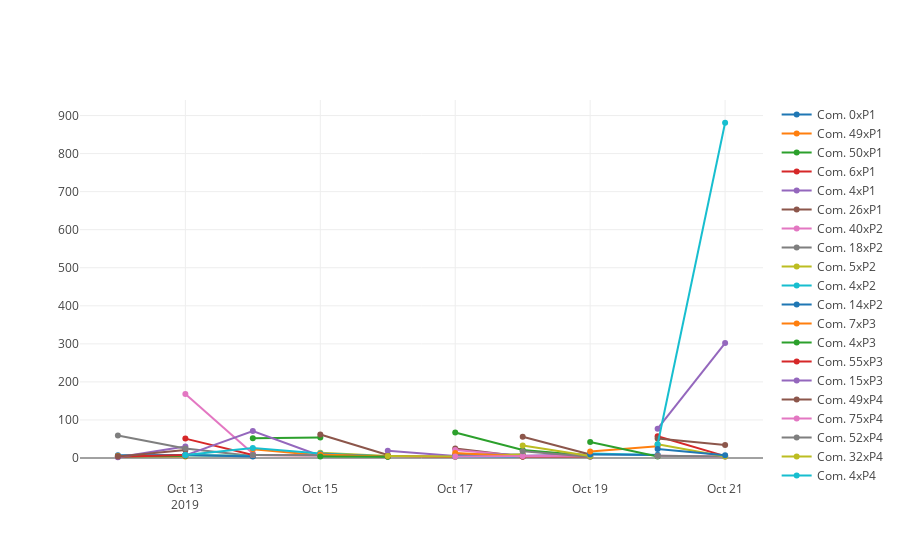

Notebook code for this chart:
### Markdown cell above
#### Population size

### Code cell
#configure_plotly_browser_state()
population_size(matches, output=None, inline=True)

### Figure 1 — Plotly figure (JSON) as saved in the notebook; plotly's stock layout.template omitted (floating-point values rounded to 4 significant figures)
{"data": [{"marker": {"size": 6}, "mode": "lines+markers", "name": "Com. 0xP1", "text": ["ID 0 on this period", "ID 0 on this period"], "textfont": {"family": "Raleway, sans-serif"}, "textposition": "top center", "type": "scatter", "uid": "2c980dbe-770b-42f0-801a-7381667d6f27", "x": ["2019-10-12", "2019-10-13"], "y": [7, 8]}, {"marker": {"size": 6}, "mode": "lines+markers", "name": "Com. 49xP1", "text": ["ID 10 on this period", "ID 49 on this period"], "textfont": {"family": "Raleway, sans-serif"}, "textposition": "top center", "type": "scatter", "uid": "04abf1c1-77f8-4fe1-b961-ef20d7df09e9", "x": ["2019-10-12", "2019-10-13"], "y": [5, 4]}, {"marker": {"size": 6}, "mode": "lines+markers", "name": "Com. 50xP1", "text": ["ID 13 on this period", "ID 50 on this period"], "textfont": {"family": "Raleway, sans-serif"}, "textposition": "top center", "type": "scatter", "uid": "49bff7ba-2448-4c81-b727-9d21026a6f9c", "x": ["2019-10-12", "2019-10-13"], "y": [4, 5]}, {"marker": {"size": 6}, "mode": "lines+markers", "name": "Com. 6xP1", "text": ["ID 19 on this period", "ID 6 on this period"], "textfont": {"family": "Raleway, sans-serif"}, "textposition": "top center", "type": "scatter", "uid": "7abf8c3b-f478-4bc7-a00c-b40b9ba807fc", "x": ["2019-10-12", "2019-10-13"], "y": [3, 8]}, {"marker": {"size": 6}, "mode": "lines+markers", "name": "Com. 4xP1", "text": ["ID 22 on this period", "ID 4 on this period"], "textfont": {"family": "Raleway, sans-serif"}, "textposition": "top center", "type": "scatter", "uid": "f5f5ce68-3a2a-4096-bddb-2a697d22a8d2", "x": ["2019-10-12", "2019-10-13"], "y": [2, 30]}, {"marker": {"size": 6}, "mode": "lines+markers", "name": "Com. 26xP1", "text": ["ID 29 on this period", "ID 26 on this period"], "textfont": {"family": "Raleway, sans-serif"}, "textposition": "top center", "type": "scatter", "uid": "7b750668-35e3-4cbc-99a4-913ca4b2e855", "x": ["2019-10-12", "2019-10-13"], "y": [4, 21]}, {"marker": {"size": 6}, "mode": "lines+markers", "name": "Com. 40xP2", "text": ["ID 1 on this period", "ID 40 on this period"], "textfont": {"family": "Raleway, sans-serif"}, "textposition": "top center", "type": "scatter", "uid": "b6b99bf5-c47f-469c-a1ef-4fb91343e458", "x": ["2019-10-13", "2019-10-14"], "y": [168, 12]}, {"marker": {"size": 6}, "mode": "lines+markers", "name": "Com. 18xP2", "text": ["ID 3 on this period", "ID 20 on this period", "ID 18 on this period"], "textfont": {"family": "Raleway, sans-serif"}, "textposition": "top center", "type": "scatter", "uid": "1062838a-cb4e-4ad5-89ec-30eb01bf823e", "x": ["2019-10-12", "2019-10-13", "2019-10-14"], "y": [59, 25, 5]}, {"marker": {"size": 6}, "mode": "lines+markers", "name": "Com. 5xP2", "text": ["ID 23 on this period", "ID 5 on this period"], "textfont": {"family": "Raleway, sans-serif"}, "textposition": "top center", "type": "scatter", "uid": "2ca3cec1-532d-4f6d-8052-53b778e9be42", "x": ["2019-10-13", "2019-10-14"], "y": [7, 5]}, {"marker": {"size": 6}, "mode": "lines+markers", "name": "Com. 4xP2", "text": ["ID 37 on this period", "ID 4 on this period"], "textfont": {"family": "Raleway, sans-serif"}, "textposition": "top center", "type": "scatter", "uid": "4fb32233-08d8-47eb-9e8e-27ad0c87f4ab", "x": ["2019-10-13", "2019-10-14"], "y": [7, 6]}, {"marker": {"size": 6}, "mode": "lines+markers", "name": "Com. 14xP2", "text": ["ID 70 on this period", "ID 14 on this period"], "textfont": {"family": "Raleway, sans-serif"}, "textposition": "top center", "type": "scatter", "uid": "15a46d2f-6767-499f-9a2f-10738cfc2206", "x": ["2019-10-13", "2019-10-14"], "y": [8, 4]}, {"marker": {"size": 6}, "mode": "lines+markers", "name": "Com. 7xP3", "text": ["ID 16 on this period", "ID 7 on this period"], "textfont": {"family": "Raleway, sans-serif"}, "textposition": "top center", "type": "scatter", "uid": "24d10aa5-2db6-4bc2-b54b-14548725d6fe", "x": ["2019-10-14", "2019-10-15"], "y": [23, 7]}, {"marker": {"size": 6}, "mode": "lines+markers", "name": "Com. 4xP3", "text": ["ID 2 on this period", "ID 4 on this period"], "textfont": {"family": "Raleway, sans-serif"}, "textposition": "top center", "type": "scatter", "uid": "eb753ff4-a75d-4319-9701-cd2bfbbefa7c", "x": ["2019-10-14", "2019-10-15"], "y": [52, 54]}, {"marker": {"size": 6}, "mode": "lines+markers", "name": "Com. 55xP3", "text": ["ID 13 on this period", "ID 35 on this period", "ID 55 on this period"], "textfont": {"family": "Raleway, sans-serif"}, "textposition": "top center", "type": "scatter", "uid": "6bae9c83-7c0f-4675-99fb-506ad30404e5", "x": ["2019-10-13", "2019-10-14", "2019-10-15"], "y": [51, 8, 7]}, {"marker": {"size": 6}, "mode": "lines+markers", "name": "Com. 15xP3", "text": ["ID 58 on this period", "ID 9 on this period", "ID 15 on this period"], "textfont": {"family": "Raleway, sans-serif"}, "textposition": "top center", "type": "scatter", "uid": "97fab56b-e878-4ac5-82f9-8dcd50f5158d", "x": ["2019-10-13", "2019-10-14", "2019-10-15"], "y": [7, 71, 6]}, {"marker": {"size": 6}, "mode": "lines+markers", "name": "Com. 49xP4", "text": ["ID 17 on this period", "ID 49 on this period"], "textfont": {"family": "Raleway, sans-serif"}, "textposition": "top center", "type": "scatter", "uid": "dec59c75-45fb-4a8b-b3c8-eec5e16fd319", "x": ["2019-10-15", "2019-10-16"], "y": [62, 8]}, {"marker": {"size": 6}, "mode": "lines+markers", "name": "Com. 75xP4", "text": ["ID 23 on this period", "ID 31 on this period", "ID 75 on this period"], "textfont": {"family": "Raleway, sans-serif"}, "textposition": "top center", "type": "scatter", "uid": "80d83cc9-5151-4d5b-84ea-83c185ece776", "x": ["2019-10-14", "2019-10-15", "2019-10-16"], "y": [8, 6, 5]}, {"marker": {"size": 6}, "mode": "lines+markers", "name": "Com. 52xP4", "text": ["ID 15 on this period", "ID 34 on this period", "ID 52 on this period"], "textfont": {"family": "Raleway, sans-serif"}, "textposition": "top center", "type": "scatter", "uid": "115c3a5d-ca22-4c3f-87b8-2f8bfa77fd27", "x": ["2019-10-14", "2019-10-15", "2019-10-16"], "y": [8, 7, 4]}, {"marker": {"size": 6}, "mode": "lines+markers", "name": "Com. 32xP4", "text": ["ID 48 on this period", "ID 32 on this period"], "textfont": {"family": "Raleway, sans-serif"}, "textposition": "top center", "type": "scatter", "uid": "218173fd-32ca-4d5a-89eb-c8626d762c5c", "x": ["2019-10-15", "2019-10-16"], "y": [14, 5]}, {"marker": {"size": 6}, "mode": "lines+markers", "name": "Com. 4xP4", "text": ["ID 39 on this period", "ID 0 on this period", "ID 53 on this period", "ID 4 on this period"], "textfont": {"family": "Raleway, sans-serif"}, "textposition": "top center", "type": "scatter", "uid": "39b322bc-56cb-4195-861e-9fda4cf77d9b", "x": ["2019-10-13", "2019-10-14", "2019-10-15", "2019-10-16"], "y": [8, 26, 12, 4]}, {"marker": {"size": 6}, "mode": "lines+markers", "name": "Com. 21xP4", "text": ["ID 62 on this period", "ID 21 on this period"], "textfont": {"family": "Raleway, sans-serif"}, "textposition": "top center", "type": "scatter", "uid": "e4350ad9-82b4-4356-8ab0-3e3cafa4c0d6", "x": ["2019-10-15", "2019-10-16"], "y": [10, 4]}, {"marker": {"size": 6}, "mode": "lines+markers", "name": "Com. 37xP4", "text": ["ID 65 on this period", "ID 37 on this period"], "textfont": {"family": "Raleway, sans-serif"}, "textposition": "top center", "type": "scatter", "uid": "df9e9e6c-3a61-458f-8572-79f94799b208", "x": ["2019-10-15", "2019-10-16"], "y": [9, 4]}, {"marker": {"size": 6}, "mode": "lines+markers", "name": "Com. 8xP4", "text": ["ID 67 on this period", "ID 8 on this period"], "textfont": {"family": "Raleway, sans-serif"}, "textposition": "top center", "type": "scatter", "uid": "c1187d93-447d-4204-bf0f-18ef044af55c", "x": ["2019-10-15", "2019-10-16"], "y": [4, 3]}, {"marker": {"size": 6}, "mode": "lines+markers", "name": "Com. 13xP5", "text": ["ID 26 on this period", "ID 13 on this period"], "textfont": {"family": "Raleway, sans-serif"}, "textposition": "top center", "type": "scatter", "uid": "b027fabc-7d9f-48b8-9946-5f7107ee9777", "x": ["2019-10-16", "2019-10-17"], "y": [5, 3]}, {"marker": {"size": 6}, "mode": "lines+markers", "name": "Com. 35xP5", "text": ["ID 5 on this period", "ID 35 on this period"], "textfont": {"family": "Raleway, sans-serif"}, "textposition": "top center", "type": "scatter", "uid": "f8c27cd5-7b10-4dc5-8255-28bc5d19839a", "x": ["2019-10-16", "2019-10-17"], "y": [19, 5]}, {"marker": {"size": 6}, "mode": "lines+markers", "name": "Com. 75xP6", "text": ["ID 14 on this period", "ID 75 on this period"], "textfont": {"family": "Raleway, sans-serif"}, "textposition": "top center", "type": "scatter", "uid": "d42f0be2-7d5d-49f3-9f3f-30f651491870", "x": ["2019-10-17", "2019-10-18"], "y": [25, 4]}, {"marker": {"size": 6}, "mode": "lines+markers", "name": "Com. 1xP6", "text": ["ID 2 on this period", "ID 1 on this period"], "textfont": {"family": "Raleway, sans-serif"}, "textposition": "top center", "type": "scatter", "uid": "6f7b27b0-1b43-4d60-befe-26451e897feb", "x": ["2019-10-17", "2019-10-18"], "y": [21, 5]}, {"marker": {"size": 6}, "mode": "lines+markers", "name": "Com. 39xP6", "text": ["ID 48 on this period", "ID 39 on this period"], "textfont": {"family": "Raleway, sans-serif"}, "textposition": "top center", "type": "scatter", "uid": "8063f4d6-0077-4323-bb3e-c73e6ba933e2", "x": ["2019-10-17", "2019-10-18"], "y": [9, 9]}, {"marker": {"size": 6}, "mode": "lines+markers", "name": "Com. 9xP6", "text": ["ID 23 on this period", "ID 55 on this period", "ID 9 on this period"], "textfont": {"family": "Raleway, sans-serif"}, "textposition": "top center", "type": "scatter", "uid": "ceb0ba41-69ff-4d9f-aeb4-d0889fc33732", "x": ["2019-10-16", "2019-10-17", "2019-10-18"], "y": [5, 4, 9]}, {"marker": {"size": 6}, "mode": "lines+markers", "name": "Com. 2xP6", "text": ["ID 56 on this period", "ID 2 on this period"], "textfont": {"family": "Raleway, sans-serif"}, "textposition": "top center", "type": "scatter", "uid": "63d3d879-4769-4502-b3d1-2cfae7364dab", "x": ["2019-10-17", "2019-10-18"], "y": [4, 4]}, {"marker": {"size": 6}, "mode": "lines+markers", "name": "Com. 20xP6", "text": ["ID 8 on this period", "ID 20 on this period"], "textfont": {"family": "Raleway, sans-serif"}, "textposition": "top center", "type": "scatter", "uid": "0b9b7a0b-889f-43e1-835c-f33e766139c1", "x": ["2019-10-17", "2019-10-18"], "y": [5, 4]}, {"marker": {"size": 6}, "mode": "lines+markers", "name": "Com. 48xP6", "text": ["ID 9 on this period", "ID 48 on this period"], "textfont": {"family": "Raleway, sans-serif"}, "textposition": "top center", "type": "scatter", "uid": "396f9c18-c972-435a-b813-93aabb62e82d", "x": ["2019-10-17", "2019-10-18"], "y": [13, 4]}, {"marker": {"size": 6}, "mode": "lines+markers", "name": "Com. 23xP7", "text": ["ID 0 on this period", "ID 24 on this period", "ID 23 on this period"], "textfont": {"family": "Raleway, sans-serif"}, "textposition": "top center", "type": "scatter", "uid": "f18a57d3-63cb-4ed6-8899-28b3c751f97a", "x": ["2019-10-17", "2019-10-18", "2019-10-19"], "y": [67, 21, 6]}, {"marker": {"size": 6}, "mode": "lines+markers", "name": "Com. 10xP7", "text": ["ID 30 on this period", "ID 10 on this period"], "textfont": {"family": "Raleway, sans-serif"}, "textposition": "top center", "type": "scatter", "uid": "0ca1633b-1a8d-4b78-bd52-1d93a591013d", "x": ["2019-10-18", "2019-10-19"], "y": [4, 4]}, {"marker": {"size": 6}, "mode": "lines+markers", "name": "Com. 34xP7", "text": ["ID 36 on this period", "ID 34 on this period"], "textfont": {"family": "Raleway, sans-serif"}, "textposition": "top center", "type": "scatter", "uid": "f471fcbb-3ffd-486e-bf11-3cea4024a03c", "x": ["2019-10-18", "2019-10-19"], "y": [6, 10]}, {"marker": {"size": 6}, "mode": "lines+markers", "name": "Com. 11xP7", "text": ["ID 3 on this period", "ID 11 on this period"], "textfont": {"family": "Raleway, sans-serif"}, "textposition": "top center", "type": "scatter", "uid": "6becee9c-ba00-4a04-a18d-3d6552eca0c7", "x": ["2019-10-18", "2019-10-19"], "y": [56, 9]}, {"marker": {"size": 6}, "mode": "lines+markers", "name": "Com. 30xP7", "text": ["ID 21 on this period", "ID 45 on this period", "ID 30 on this period"], "textfont": {"family": "Raleway, sans-serif"}, "textposition": "top center", "type": "scatter", "uid": "ff294d8a-9f07-498a-b66c-ec117d2ae490", "x": ["2019-10-17", "2019-10-18", "2019-10-19"], "y": [4, 5, 6]}, {"marker": {"size": 6}, "mode": "lines+markers", "name": "Com. 29xP7", "text": ["ID 4 on this period", "ID 29 on this period"], "textfont": {"family": "Raleway, sans-serif"}, "textposition": "top center", "type": "scatter", "uid": "23bd3742-b141-4644-90b0-9c96ad146b88", "x": ["2019-10-18", "2019-10-19"], "y": [18, 3]}, {"marker": {"size": 6}, "mode": "lines+markers", "name": "Com. 46xP7", "text": ["ID 8 on this period", "ID 46 on this period"], "textfont": {"family": "Raleway, sans-serif"}, "textposition": "top center", "type": "scatter", "uid": "cdcecc0b-f1c3-421e-ba27-a3a19dc6a0e4", "x": ["2019-10-18", "2019-10-19"], "y": [33, 5]}, {"marker": {"size": 6}, "mode": "lines+markers", "name": "Com. 36xP8", "text": ["ID 12 on this period", "ID 36 on this period"], "textfont": {"family": "Raleway, sans-serif"}, "textposition": "top center", "type": "scatter", "uid": "432c0c4a-2599-447b-ae43-bce9db057e68", "x": ["2019-10-19", "2019-10-20"], "y": [12, 8]}, {"marker": {"size": 6}, "mode": "lines+markers", "name": "Com. 54xP8", "text": ["ID 1 on this period", "ID 54 on this period"], "textfont": {"family": "Raleway, sans-serif"}, "textposition": "top center", "type": "scatter", "uid": "d8c508fe-31a3-4d45-81eb-ce0705df929c", "x": ["2019-10-19", "2019-10-20"], "y": [9, 8]}, {"marker": {"size": 6}, "mode": "lines+markers", "name": "Com. 7xP8", "text": ["ID 22 on this period", "ID 7 on this period"], "textfont": {"family": "Raleway, sans-serif"}, "textposition": "top center", "type": "scatter", "uid": "85284914-95ec-46fe-b826-7369df1efbcc", "x": ["2019-10-19", "2019-10-20"], "y": [17, 31]}, {"marker": {"size": 6}, "mode": "lines+markers", "name": "Com. 39xP8", "text": ["ID 2 on this period", "ID 39 on this period"], "textfont": {"family": "Raleway, sans-serif"}, "textposition": "top center", "type": "scatter", "uid": "a7113c20-f538-4a54-be09-628d8d8b8e4d", "x": ["2019-10-19", "2019-10-20"], "y": [42, 4]}, {"marker": {"size": 6}, "mode": "lines+markers", "name": "Com. 42xP9", "text": ["ID 11 on this period", "ID 42 on this period"], "textfont": {"family": "Raleway, sans-serif"}, "textposition": "top center", "type": "scatter", "uid": "cb53f64c-c191-4ec1-b70f-387849202bc7", "x": ["2019-10-20", "2019-10-21"], "y": [57, 5]}, {"marker": {"size": 6}, "mode": "lines+markers", "name": "Com. 0xP9", "text": ["ID 1 on this period", "ID 0 on this period"], "textfont": {"family": "Raleway, sans-serif"}, "textposition": "top center", "type": "scatter", "uid": "7a0192e8-4675-4251-8a1c-8f8a95156dd1", "x": ["2019-10-20", "2019-10-21"], "y": [77, 302]}, {"marker": {"size": 6}, "mode": "lines+markers", "name": "Com. 19xP9", "text": ["ID 2 on this period", "ID 19 on this period"], "textfont": {"family": "Raleway, sans-serif"}, "textposition": "top center", "type": "scatter", "uid": "7524b063-f13a-4d62-bfbe-2b2f0c709511", "x": ["2019-10-20", "2019-10-21"], "y": [51, 34]}, {"marker": {"size": 6}, "mode": "lines+markers", "name": "Com. 55xP9", "text": ["ID 31 on this period", "ID 55 on this period"], "textfont": {"family": "Raleway, sans-serif"}, "textposition": "top center", "type": "scatter", "uid": "bf13a9c1-0152-44c7-941c-0453a9ef49e2", "x": ["2019-10-20", "2019-10-21"], "y": [6, 4]}, {"marker": {"size": 6}, "mode": "lines+markers", "name": "Com. 38xP9", "text": ["ID 34 on this period", "ID 38 on this period"], "textfont": {"family": "Raleway, sans-serif"}, "textposition": "top center", "type": "scatter", "uid": "e3f62954-c7a9-4163-a640-3a6e430610da", "x": ["2019-10-20", "2019-10-21"], "y": [6, 4]}, {"marker": {"size": 6}, "mode": "lines+markers", "name": "Com. 48xP9", "text": ["ID 3 on this period", "ID 48 on this period"], "textfont": {"family": "Raleway, sans-serif"}, "textposition": "top center", "type": "scatter", "uid": "3c5ec260-d4a3-4494-886c-745c8c74ce68", "x": ["2019-10-20", "2019-10-21"], "y": [36, 4]}, {"marker": {"size": 6}, "mode": "lines+markers", "name": "Com. 1xP9", "text": ["ID 4 on this period", "ID 1 on this period"], "textfont": {"family": "Raleway, sans-serif"}, "textposition": "top center", "type": "scatter", "uid": "da6e16e8-7b24-45be-b748-d55315dbfd28", "x": ["2019-10-20", "2019-10-21"], "y": [36, 881]}, {"marker": {"size": 6}, "mode": "lines+markers", "name": "Com. 16xP9", "text": ["ID 5 on this period", "ID 16 on this period"], "textfont": {"family": "Raleway, sans-serif"}, "textposition": "top center", "type": "scatter", "uid": "7a1f80f9-b160-40ee-8f0d-07bfad5fa151", "x": ["2019-10-20", "2019-10-21"], "y": [24, 7]}], "layout": {}}
